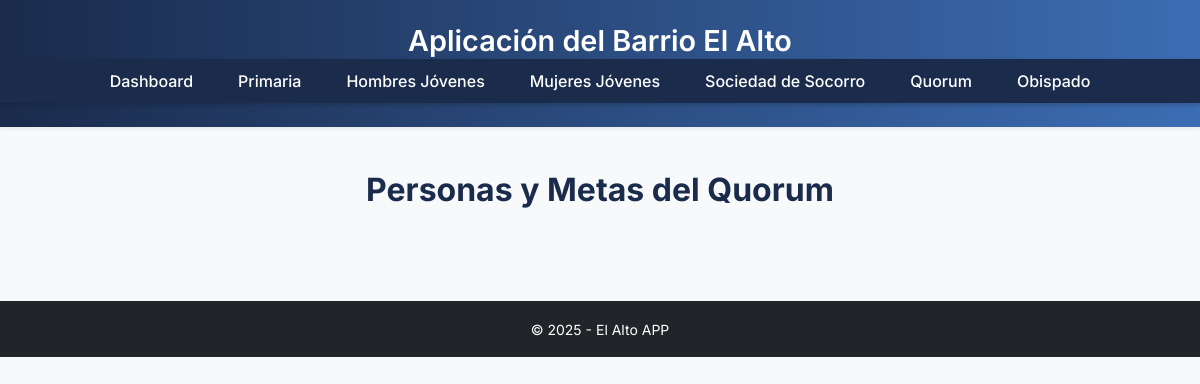
Page /quorum/ on the earlier database version.
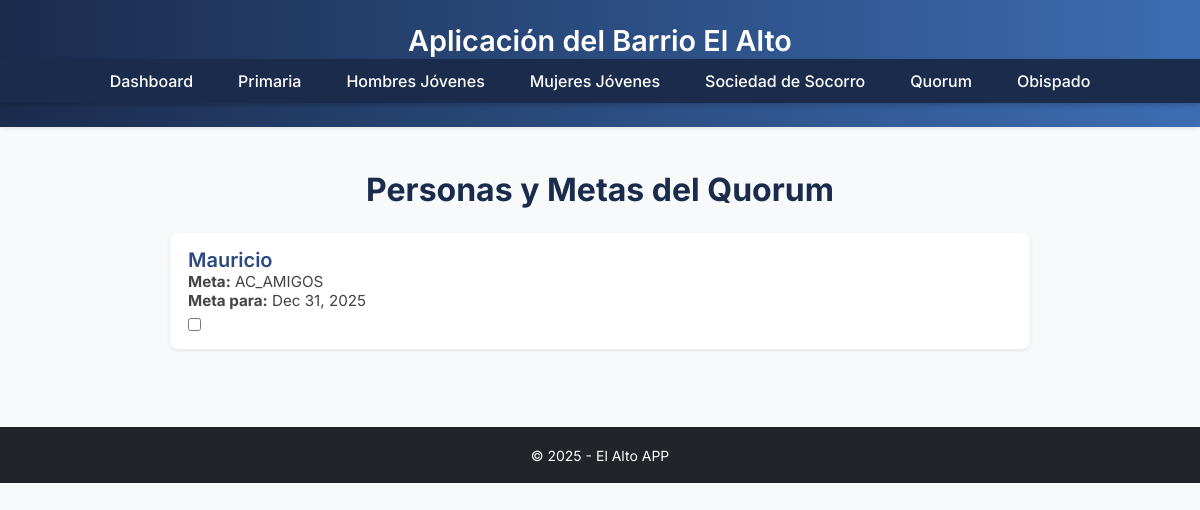
Same page on the later database version.
### barrio/models.py (models this page shows, shortened)
class ObraMisional(models.Model):
    ORGANIZACIONES = [
        ("QUORUM", "Quórum de Élderes"),
        ("SOCSOC", "Sociedad de Socorro"),
        ("HOMBRES", "Hombres Jóvenes"),
        ("MUJERES", "Mujeres Jóvenes"),
        ("PRIMARIA", "Primaria"),
    ]
    CONDICIONES = [
        ("MENOS_ACTIVOS", "Menos activos"),
        ("ACTIVOS", "Activos"),
        ("CONVERSOS", "Conversos"),
        ("INVESTIGADORES", "Investigadores"),
    ]
    ORDENANZAS = [
        ("BAUTISMO", "Bautismo"),
        ("INVESTIDURA", "Investidura"),
        ("SELLAMIENTO", "Sellamiento"),
    ]
    organizacion = models.CharField(max_length=20, choices=ORGANIZACIONES, null=True, blank=True)
    condicion_actual = models.CharField(max_length=20, choices=CONDICIONES, null=True, blank=True)
    nombre = models.CharField(max_length=120, null=True, blank=True)
    meta = models.CharField(max_length=50, null=True, blank=True)
    ordenanza_faltante = models.CharField(max_length=50, choices=ORDENANZAS, null=True, blank=True)
    fecha_meta = models.DateField(null=True, blank=True)
    done = models.BooleanField(default=False)

### barrio/views.py (the view)
# urls.py: path('quorum/', views.quorum, name='quorum'),
def quorum(request):
    obras = ObraMisional.objects.filter(organizacion='QUORUM')
    return render(request, 'quorum.html', {'obras': obras})

### barrio/templates/quorum.html (shortened to what this page needs)
{% extends "base.html" %}
{% block content %}
<div class="container-custom mt-4">
    <h2 class="text-center mb-4">Personas y Metas del Quorum</h2>
    {% for item in obras %}
    <div class="persona-item shadow-sm">
        <div class="persona-nombre">{{ item.nombre }}</div>
        {% if item.meta %}
        <div class="persona-fecha">
            <strong>Meta:</strong> {{ item.meta }}
        </div>
        {% endif %}
        <div class="persona-fecha">
            <strong>Meta para:</strong> {{ item.fecha_meta|date:"M d, Y" }}
        </div>
<form method="POST" action="{% url 'marcar_completado' item.id %}" class="d-inline">
    <input
        type="checkbox"
        name="done"
        onchange="this.form.submit()"
    >
</form>
    </div>
    {% endfor %}
{% endblock %}

Differences in the rows shown:
added ObraMisional: nombre "Mauricio", meta "AC_AMIGOS", fecha_meta "Dec 31, 2025"
